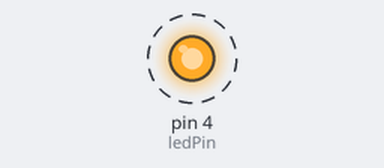
The sketch below on a simulated Arduino Uno, built with avr-gcc and run on an emulated ATmega328P. Parts: output pins drawn as LEDs (lit = HIGH). Dashed ring = blinking.

Above: at 0.15 s.
Timing chart, 0 to 3.0 s (numbered marks = the images above):
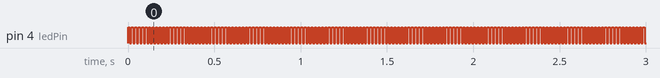

The sketch:

LED_out_test.ino
```cpp
const int ledPin = 4;

void setup() {
  // put your setup code here, to run once:
  pinMode(ledPin, OUTPUT);
}

void loop() {
  // put your main code here, to run repeatedly:
  digitalWrite(ledPin, HIGH);
  delay(10);
  digitalWrite(ledPin, LOW);
  delay(10);
}
```

Measured:
- by itself, pin 4 (ledPin): alternates HIGH for 0.01 s and LOW for 0.01 s
